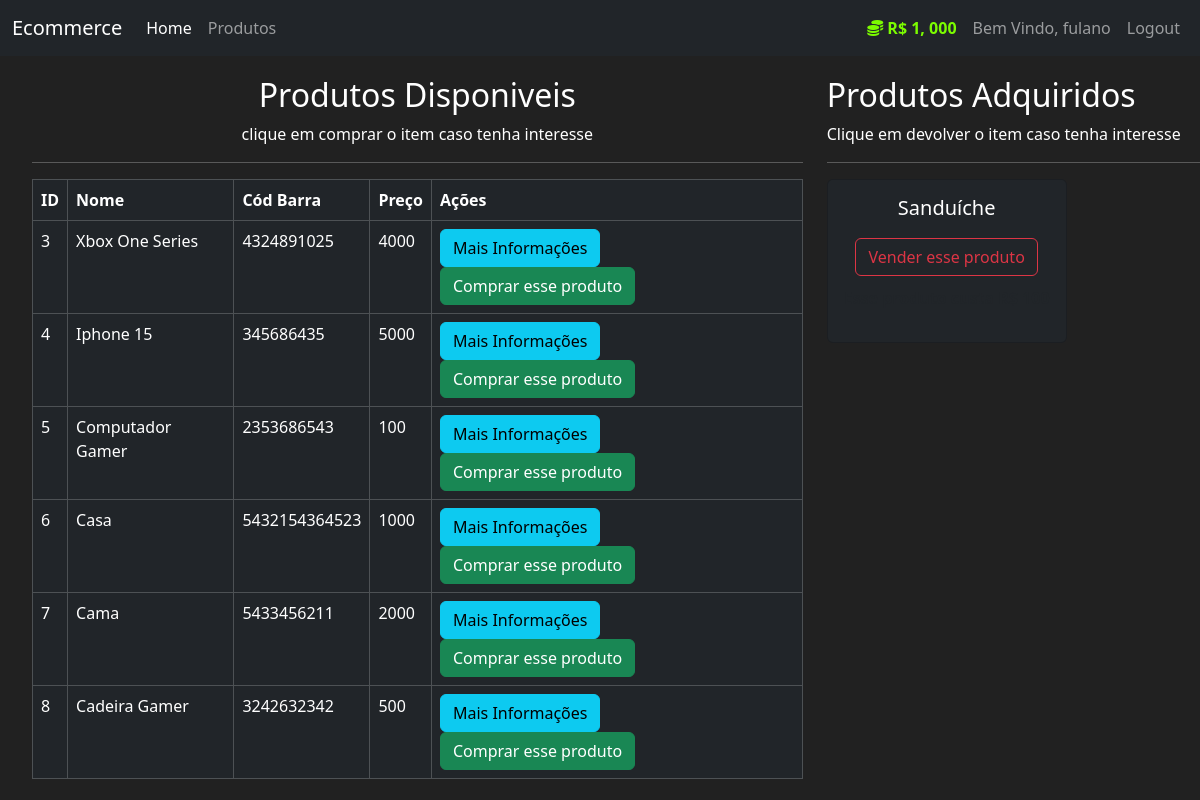
Page /produtos (signed in) on the committed database.
### mercado/models.py (models this page shows, shortened)
class User(db.Model, UserMixin):
    id = db.Column(db.Integer, primary_key=True)
    usuario = db.Column(db.String(length=30), nullable=False, unique = True)
    email = db.Column(db.String(length=50), nullable=False, unique = True)
    senha = db.Column(db.String(length=60), nullable=False, unique = True)
    valor = db.Column(db.Integer, nullable=False, default=5000)
    itens = db.relationship('Item', backref='dono_user',lazy=True)
    @property
    def formataValor(self):
        if len(str(self.valor)) >= 4:
            return f"R$ {str(self.valor)[:-3]}, {str(self.valor)[-3:]}"
        else:
            return f"R$ {self.valor}"
    @property
    def senhacrip(self):
        return self.senhacrip

class Item(db.Model):
    id = db.Column(db.Integer, primary_key=True)
    nome = db.Column(db.String(length=30), nullable=False, unique = True)
    preco = db.Column(db.Integer,nullable=False)
    cod_barra = db.Column(db.String(length=12), nullable=False, unique = True)
    descricao = db.Column(db.String(length=1024), nullable=False, unique = True)
    dono = db.Column(db.Integer, db.ForeignKey('user.id'))

### mercado/routes.py (the view, shortened to what this page needs)
@app.route('/produtos', methods=['GET', 'POST'])
@login_required
def page_produto():
    compra_form = CompraProdutoForm()
    venda_form = VendaProdutoForm()
    itens = Item.query.filter_by(dono=None)
    dono_itens = Item.query.filter_by(dono=current_user.id)
    return render_template("produtos.html", itens=itens, compra_form=compra_form, dono_itens=dono_itens, venda_form=venda_form)

### mercado/models.py (called while the page is built)
@login_manager.user_loader
def load_user(user_id):
    return User.query.get(int(user_id))

### mercado/templates/produtos.html (shortened to what this page needs)
{% extends 'base.html' %}
{% block conteudo %}
    <div class="row" style="margin-top: 20px; margin-left: 20px;">
        <div class="col-8">
            <h2 style="text-align: center;">Produtos Disponiveis</h2>
            <p style="text-align: center;">clique em comprar o item caso tenha interesse</p>
            <hr>
            <table class="table table-hover table-dark table-bordered">
                <thead>
                    <tr>
                        <th scope="col">ID</th>
                        <th scope="col">Nome</th>
                        <th scope="col">Cód Barra</th>
                        <th scope="col">Preço</th>
                        <th scope="col">Ações</th>
                    </tr>
                </thead>
                <tbody>
                    {% for item in itens %}
                    <tr>
                        <td>{{item.id}}</td>
                        <td>{{item.nome}}</td>
                        <td>{{item.cod_barra}}</td>
                        <td>{{item.preco}}</td>
                        <td>
                            <button data-bs-toggle="modal" data-bs-target="#exampleModal-{{item.id}}" class="btn btn-outline btn-info">Mais Informações</button>
                            <button data-bs-toggle="modal" data-bs-target="#exampleModalCompra-{{item.id}}" class="btn btn-outline btn-success">Comprar esse produto</button>
                        </td>
                    </tr>
                    {% endfor %}
                </tbody>
            </table>
        </div>
        <div class="col-4">
            <h2>Produtos Adquiridos</h2>
            <p>Clique em devolver o item caso tenha interesse</p>
            <hr>
            {% for dono_item in dono_itens %}
              <div class="col-md-6">
                <div class="card text-center bg-dark" style="width: 15rem;">
                  <div class="card-body">
                    <h5 class="card-title" style="color: white;">{{dono_item.nome}}</h5>
                    <button style="margin-bottom: 10px; margin-top: 10px;" data-bs-toggle="modal" data-bs-target="#exampleModalVenda-{{ dono_item.id }}" class="btn btn-outline-danger" type="button">
                      Vender esse produto
                    </button>
                    <p>
                      <strong>
                      </strong>
                    </p>
                  </div>
                </div>
              </div>
            {% endfor %}
          </div>
      </div>
{% endblock %}

### mercado/templates/base.html (shortened to what this page needs)
<!DOCTYPE html>
<html lang="en">
<head>
    <link rel="stylesheet" href="https://cdn.jsdelivr.net/npm/bootstrap@5.3.3/dist/css/bootstrap.min.css"
        rel="stylesheet"
>
</head>
<body>
    <nav class="navbar navbar-expand-lg navbar-dark bg-dark">
        <div class="container-fluid">
            <a class="navbar-brand" href="#">Ecommerce</a>
            <div class="collapse navbar-collapse" id="navbarSupportedContent">
                <div class="navbar-nav me-auto">
                    <a class="nav-link active" aria-current="page" href="{{url_for('page_home')}}">Home</a>
                    <a class="nav-link" href="{{url_for('page_produto')}}">Produtos</a>
                </div>
                {% if current_user.is_authenticated %}
                <div class="navbar-nav ms-auto">
                    <a class="nav-link" style="color:lawngreen; font-weight: bold;">
                        <i class="fas fa-coins"></i>
                        {{ current_user.formataValor }}
                    </a>
                    <a class="nav-link">Bem Vindo, {{ current_user.usuario }}</a>
                    <a class="nav-link" href="{{url_for('page_logout')}}">Logout</a>
                </div>
                {% else %}
                <div class="navbar-nav ms-auto">
                    <a class="nav-link" href="{{url_for('page_login')}}">Login</a>
                    <a class="nav-link" href="{{url_for('page_cadastro')}}">Cadastro</a>
                </div>
                {% endif %}
            </div>
        </div>
    </nav>
    {% block conteudo %}
    {% endblock %}
</body>
</html>

### mercado/templates/base.html (style rules this page uses)
body { background-color: #212121; color: white; }

### rows in the picture
User: formataValor "R$ 1, 000", usuario "fulano"
Item: id "3", nome "Xbox One Series", cod_barra "4324891025", preco "4000"
Item: id "4", nome "Iphone 15", cod_barra "345686435", preco "5000"
Item: id "5", nome "Computador Gamer", cod_barra "2353686543", preco "100"
Item: id "6", nome "Casa", cod_barra "5432154364523", preco "1000"
Item: id "7", nome "Cama", cod_barra "5433456211", preco "2000"
Item: id "8", nome "Cadeira Gamer", cod_barra "3242632342", preco "500"
Item: nome "Sanduíche"
